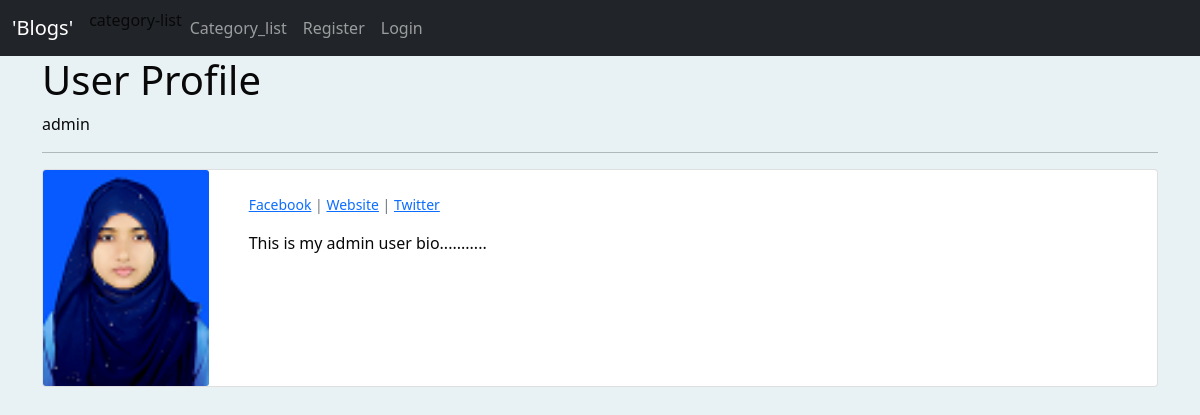
Page /members/1/show_profile_page on the committed database.
### blogapp/models.py (models this page shows)
class Profile(models.Model):
    id = models.BigAutoField(primary_key=True,null=False)
    user=models.OneToOneField(User,null=True,on_delete=models.CASCADE)
    bio=models.TextField()
    profile_picture=models.ImageField(null=True,blank=True,upload_to='static/images')
    fb_url=models.CharField(max_length=255,blank=True,null=True)
    website_url=models.CharField(max_length=255,blank=True,null=True)
    twitter_url=models.CharField(max_length=255,blank=True,null=True)
    insta_url=models.CharField(max_length=255,blank=True,null=True)
    def __str__(self):
        return str(self.user)

### members/views.py (the view)
# urls.py: path('<str:pk>/show_profile_page',ShowProfilePageView.as_view(),name='show_profile'),
class ShowProfilePageView(DetailView):
    model= Profile
    template_name= 'registration/user_profile.html'
    def get_context_data(self,*args, **kwargs):
        users=Profile.objects.all()
        context = super(ShowProfilePageView,self).get_context_data(*args,**kwargs)
        page_user=get_object_or_404(Profile, id=self.kwargs['pk'])
        context['page_user']= page_user
        return context

### members/templates/registration/user_profile.html (shortened to what this page needs)
{% extends 'main.html' %}
{% load static %}
{% block content %}
<h1>User Profile</h1>
{{ page_user }}
<hr>
<div class="card mb-3">
    <div class="row no-gutters">
      <div class="col-md-2">
      {% if page_user.profile_picture %}
        <img src="{{ page_user.profile_picture.url }}" class="card-img">
      {% else %}
        <img src=" {% static 'images/null.jpg'  %}" width='200' height='200'>
      {%endif %}
      </div>
 <div class="col-md-10">
   <div class="card-body">
     <p class="small text-muted">
        {% if  page_user.fb_url %}
          <a href="{{ page_user.fb_url }}">Facebook</a>
        {% endif %}
        {% if  page_user.website_url%}
        |  <a href="{{ page_user.website_url }}">Website</a>
        {% endif %}
        {% if  page_user.twitter_url %}
        |  <a href="{{ page_user.twitter_url }}">Twitter</a>
        {% endif %}
    </p>
    <p class="card-text">
       {{ page_user.bio }}
     </p>
  </div>
</div>
</div>
</div>
{% endblock  %}

### blogapp/templates/main.html (style rules this page uses)
body { background-color: rgb(232, 242, 245); color: rgb(8, 8, 8); }

### rows in the picture
Profile: user.username "admin", profile_picture (picture), bio "This is my admin user bio..........."
